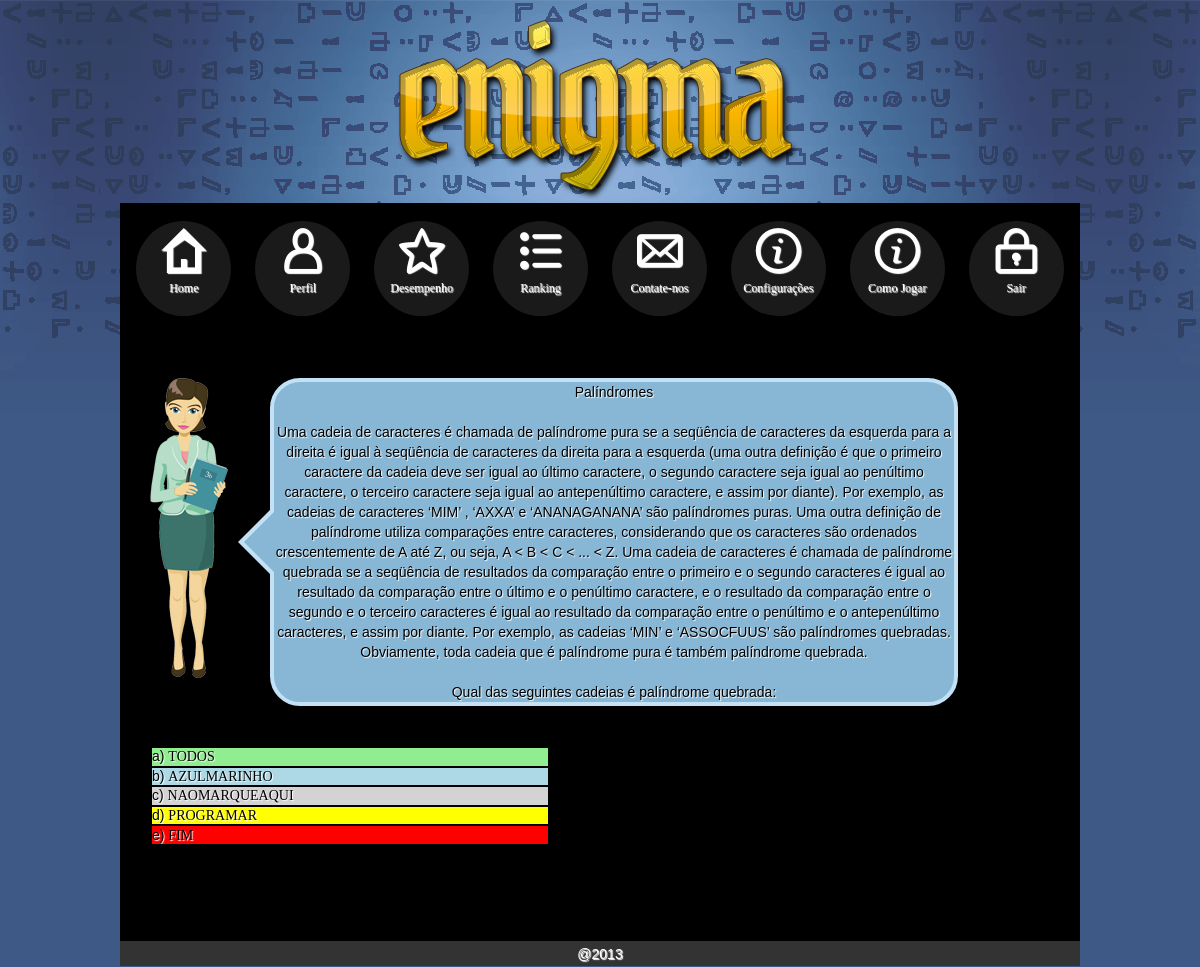
The page /view/aluno/index.php?page=exibePerguntasRodada&idJogo=1&idRodada=1 (signed in) on the database its author committed.
### tables this page shows
CREATE TABLE IF NOT EXISTS `assunto` (
  `idassunto` int(11) NOT NULL AUTO_INCREMENT,
  `nome` text NOT NULL,
  `conteudo` longtext NOT NULL,
  PRIMARY KEY (`idassunto`)
);

CREATE TABLE IF NOT EXISTS `pergunta` (
  `id_pergunta` int(11) NOT NULL AUTO_INCREMENT,
  `idassunto` int(11) NOT NULL,
  `pergunta` varchar(2000) NOT NULL,
  `op1` varchar(2000) NOT NULL,
  `op2` varchar(2000) NOT NULL,
  `op3` varchar(2000) NOT NULL,
  `op4` varchar(2000) NOT NULL,
  `op5` varchar(2000) NOT NULL,
  `cop` varchar(1) NOT NULL,
  PRIMARY KEY (`id_pergunta`),
  KEY `idassunto` (`idassunto`)
);

### includes/conexao.class.php (called while the page is built, shortened)
<?php
class dbrs{
    function dbrs($sql,$ret){
    $ret=($ret==1)?"exeret":"exenr";
    $this->$ret($sql);
    }
    function exeret($sqlquery){
        $this->rs = mysql_query($sqlquery) or die(mysql_error());
        while($row=mysql_fetch_array($this->rs)){
            $this->rows[] = $row;
        }
    }
}
?>

### view/aluno/exibePerguntasRodada.php (the view, shortened to what this page needs)
<?php
require_once("../../includes/usuarios.class.php");
require_once("../../includes/conexao.class.php");
$id = $_GET["idRodada"];
$quiz = new dbrs("SELECT * FROM pergunta INNER JOIN assunto ON assunto.idassunto = pergunta.idassunto WHERE pergunta.idassunto= $id",1);
$qNum = intval($_SESSION["num"]);
?>
<div class="avatar">
	<div class = "balaodialogo">
		<?php echo($quiz->rows[$qNum]["nome"])?> </br></br>
		<?php echo($quiz->rows[$qNum]["conteudo"])?>  </br></br>
		<?php echo($quiz->rows[$qNum]["pergunta"])?>
	</div>
	<table align="center" style="boder:0; width:400px; height:100px">
		<tr>
		<td style="background:lightgreen; color:#000"> a) <?php echo '<a href="index.php?page=exibeJogo&id=',$id,'&a=1">',$quiz->rows[$qNum]["op1"],'</a>'; ?></td>
		</tr><tr>
		<td style="background:lightblue; color:#000"> b) <?php echo("<a href=\"index.php?page=exibeJogo&id=$id&a=2\">".$quiz->rows[$qNum]["op2"]."</a>")?></td>
		</tr><tr>
		<td style="background:lightgray; color:#000"> c) <?php echo("<a href=\"index.php?page=exibeJogo&id=$id&a=3\">".$quiz->rows[$qNum]["op3"]."</a>")?></td>
		</tr><tr>
		<td style="background:yellow; color:#000"> d) <?php echo("<a href=\"index.php?page=exibeJogo&id=$id&a=4\">".$quiz->rows[$qNum]["op4"]."</a>")?></td>
		</tr><tr>
		 <td style="background:red; color:#000"> e) <?php echo("<a href=\"index.php?page=exibeJogo&id=$id&a=5\">".$quiz->rows[$qNum]["op5"]."</a>")?></td>
		</tr>
	</table>
</div>

### view/template/css/style.css (style rules this page uses)
* { margin:0; padding:0; }
body { font-family:"Trebuchet MS", "Myriad Pro", Arial, sans-serif; font-size:14px; background:#3f5986 url(../layout/bg.png) repeat-x top center; color:#333; text-shadow:1px 1px 1px #fff; overflow-y:scroll; }
a { color:#777; }

### view/template/css/template.css (style rules this page uses)
body { background:#3f5986 url(../images/layout/bg.png) repeat-x top center; width: 960px; margin-left: auto; margin-right: auto; margin-top: 20px; }
.avatar { background-image:url(../images/mulher.png); background-repeat: no-repeat; text-align: left; margin-left: 30px; }
.balaodialogo { position: relative; margin-top: 30px; margin-left: 120px; margin-bottom: 40px; background-color: #88b7d5; border: 4px solid #c2e1f5; border-radius: 30px; width: 680px; height: auto; line-height: 20px; color: black; text-align: center; }
.balaodialogo:after, .balaodialogo:before { right: 100%; border: solid transparent; content: " "; height: 0; width: 0; position: absolute; pointer-events: none; }
.balaodialogo:after { border-color: rgba(136, 183, 213, 0); border-right-color: #88b7d5; border-width: 30px; top: 50%; margin-top: -30px; }
.balaodialogo:before { border-color: rgba(194, 225, 245, 0); border-right-color: #c2e1f5; border-width: 36px; top: 50%; margin-top: -36px; }

### view/template/css/default.css (style rules this page uses)
*, *:after, *:before { -webkit-box-sizing: content-box; -moz-box-sizing:content-box; box-sizing: content-box; }
a { color: #000; font-family: Comic Sans, Comic Sans MS, cursive; text-decoration: none; }

### rows shown on the page
assunto: nome "Palíndromes", conteudo "Uma cadeia de caracteres é chamada de palíndrome pura se a seqüência de caracteres da esquerda para a direita é igual à seqüência de caracteres da direita para a esquerda (uma outra definição é que o primeiro caractere da cadeia deve ser igual ao último caractere, o segundo caractere seja igual ao penúltimo caractere, o terceiro caractere seja igual ao antepenúltimo caractere, e assim por diante). Por exemplo, as cadeias de caracteres ‘MIM’ , ‘AXXA’ e ‘ANANAGANANA’ são palíndromes puras. Uma outra definição de palíndrome utiliza comparações entre caracteres, considerando que os caracteres são ordenados crescentemente de A até Z, ou seja, A < B < C < ... < Z. Uma cadeia de caracteres é…"
pergunta: pergunta "Qual das seguintes cadeias é palíndrome quebrada:", op1 "TODOS", op2 "AZULMARINHO", op3 "NAOMARQUEAQUI", op4 "PROGRAMAR", op5 "FIM"
